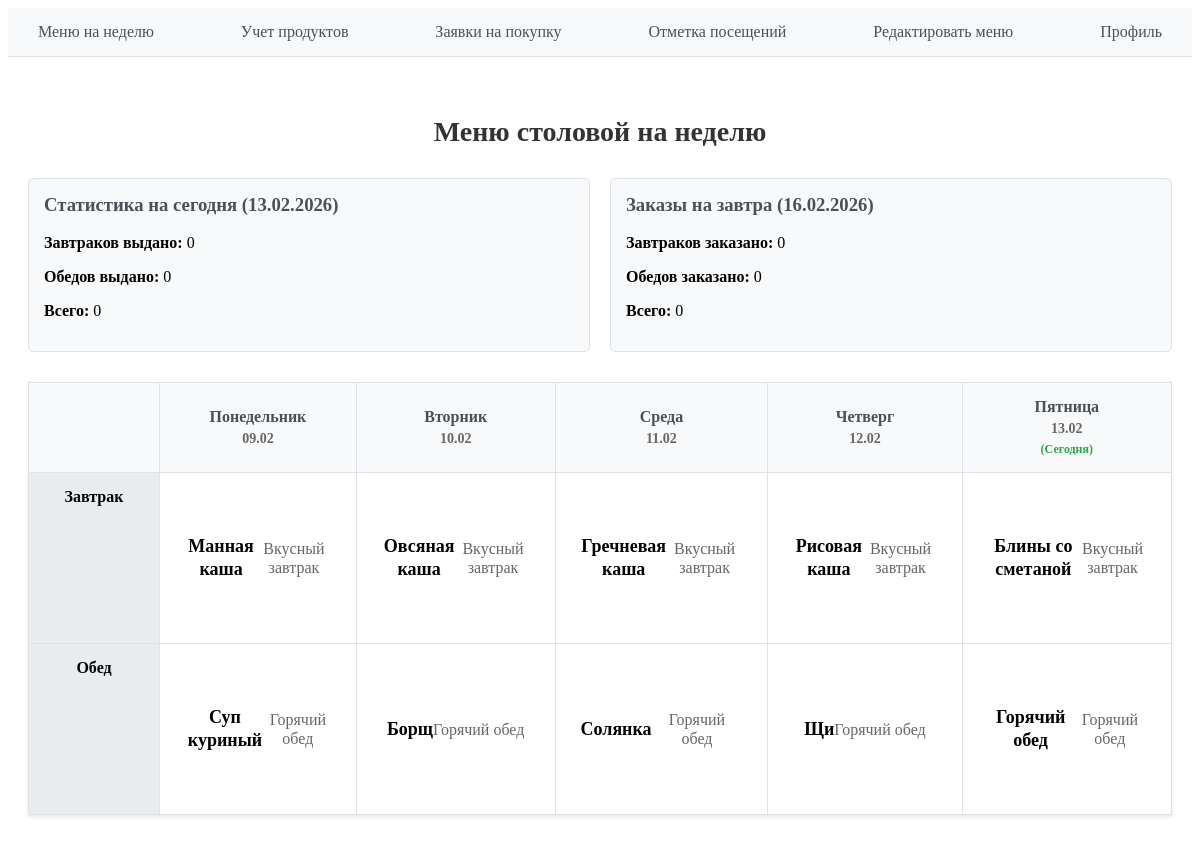
Page /cook_menu/ (signed in) on the committed database.
### tables this page shows
CREATE TABLE menu_dishes (
                id INTEGER PRIMARY KEY AUTOINCREMENT,
                day_of_week INTEGER,
                meal_type TEXT,
                dish_name TEXT,
                description TEXT
            );

### main.py (the view)
@app.route('/cook_menu/')
def cook_menu():
    if 'user' not in session:
        return redirect('/login_user_help/')
    user = session.get('user')
    if user['role'] != 'cook':
        return redirect('/')
    today = datetime.now()
    tomorrow = today + timedelta(days=1)
    tomorrow_weekday = tomorrow.weekday()
    if tomorrow_weekday >= 5:
        days_until_monday = (7 - today.weekday()) % 7
        next_monday = today + timedelta(days=days_until_monday)
        tomorrow = next_monday
        tomorrow_weekday = 0
    db = sql.connect('db_for_project.db')
    cursor = db.cursor()
    cursor.execute('''
        SELECT day_of_week, meal_type, dish_name, description
        FROM menu_dishes
        ORDER BY day_of_week, meal_type
    ''')
    menu_dishes = {}
    for row in cursor.fetchall():
        day, meal_type, dish_name, description = row
        if day not in menu_dishes:
            menu_dishes[day] = {}
        menu_dishes[day][meal_type] = {'name': dish_name, 'description': description}
    cursor.execute('''
        SELECT meal_type, COUNT(*) as count
        FROM meal_payments
        WHERE day_of_week = ? AND date = ? AND status IN ('paid', 'attended')
        GROUP BY meal_type
    ''', (tomorrow_weekday, tomorrow.strftime('%Y-%m-%d')))
    tomorrow_orders = {}
    for row in cursor.fetchall():
        meal_type, count = row
        tomorrow_orders[meal_type] = count
    cursor.execute('''
        SELECT meal_type, COUNT(*) as count
        FROM meal_payments
        WHERE date = ? AND status = 'attended'
        GROUP BY meal_type
    ''', (today.strftime('%Y-%m-%d'),))
    today_stats = {}
    for row in cursor.fetchall():
        meal_type, count = row
        today_stats[meal_type] = count
    db.close()
    week_days = ['Понедельник', 'Вторник', 'Среда', 'Четверг', 'Пятница']
    table_data = []
    start_of_week = today - timedelta(days=today.weekday())
    for day_idx in range(5):
        current_date = start_of_week + timedelta(days=day_idx)
        is_today = (current_date.date() == today.date())
        is_tomorrow = (current_date.date() == tomorrow.date())
        day_data = {
            'day_name': week_days[day_idx],
            'date': current_date.strftime('%d.%m'),
            'date_full': current_date.strftime('%Y-%m-%d'),
            'breakfast_dish': menu_dishes.get(day_idx, {}).get('breakfast',
                                                               {'name': 'Завтрак', 'description': 'Не указано'}),
            'lunch_dish': menu_dishes.get(day_idx, {}).get('lunch', {'name': 'Обед', 'description': 'Не указано'}),
            'is_today': is_today,
            'is_tomorrow': is_tomorrow
        }
        table_data.append(day_data)
    return render_template('cook_menu.html',
                           user=user,
                           table_data=table_data,
                           tomorrow_orders=tomorrow_orders,
                           today_stats=today_stats,
                           tomorrow_date=tomorrow.strftime('%d.%m.%Y'),
                           today_date=today.strftime('%d.%m.%Y'))

### templates/cook_menu.html (shortened to what this page needs)
{% extends "base.html" %}
{% block content %}
<div class="menu-container">
    <h1 class="menu-title">Меню столовой на неделю</h1>
    <div style="display: grid; grid-template-columns: repeat(2, 1fr); gap: 20px; margin: 30px 0;">
        <div style="border: 1px solid #dee2e6; padding: 15px; border-radius: 5px; background-color: #f8f9fa;">
            <h3 style="margin-top: 0; color: #495057;">Статистика на сегодня ({{ today_date }})</h3>
            <p><strong>Завтраков выдано:</strong> {{ today_stats.get('breakfast', 0) }}</p>
            <p><strong>Обедов выдано:</strong> {{ today_stats.get('lunch', 0) }}</p>
            <p><strong>Всего:</strong> {{ today_stats.get('breakfast', 0) + today_stats.get('lunch', 0) }}</p>
        </div>
        <div style="border: 1px solid #dee2e6; padding: 15px; border-radius: 5px; background-color: #f8f9fa;">
            <h3 style="margin-top: 0; color: #495057;">Заказы на завтра ({{ tomorrow_date }})</h3>
            <p><strong>Завтраков заказано:</strong> {{ tomorrow_orders.get('breakfast', 0) }}</p>
            <p><strong>Обедов заказано:</strong> {{ tomorrow_orders.get('lunch', 0) }}</p>
            <p><strong>Всего:</strong> {{ tomorrow_orders.get('breakfast', 0) + tomorrow_orders.get('lunch', 0) }}</p>
        </div>
    </div>
    <table class="menu-table">
        <thead>
            <tr>
                <th class="empty-cell"></th>
                {% for day in table_data %}
                <th>
                    <div style="font-weight: bold; margin-bottom: 5px;">{{ day.day_name }}</div>
                    <div style="font-size: 14px; color: #666;">{{ day.date }}</div>
                    {% if day.is_today %}
                    <div style="color: #28a745; font-size: 12px; margin-top: 5px;">(Сегодня)</div>
                    {% elif day.is_tomorrow %}
                    <div style="color: #17a2b8; font-size: 12px; margin-top: 5px;">(Завтра)</div>
                    {% endif %}
                </th>
                {% endfor %}
            </tr>
        </thead>
        <tbody>
            <tr>
                <td class="meal-time">Завтрак</td>
                {% for day in table_data %}
                <td class="meal-item">
                    <div class="meal-content">
                        <div class="meal-text">
                            <strong style="font-size: 16px;">{{ day.breakfast_dish.name }}</strong><br>
                            <small style="font-size: 14px; color: #666;">{{ day.breakfast_dish.description }}</small>
                        </div>
                    </div>
                </td>
                {% endfor %}
            </tr>
            <tr>
                <td class="meal-time">Обед</td>
                {% for day in table_data %}
                <td class="meal-item">
                    <div class="meal-content">
                        <div class="meal-text">
                            <strong style="font-size: 16px;">{{ day.lunch_dish.name }}</strong><br>
                            <small style="font-size: 14px; color: #666;">{{ day.lunch_dish.description }}</small>
                        </div>
                    </div>
                </td>
                {% endfor %}
            </tr>
        </tbody>
    </table>
</div>
{% endblock %}

### static/css/style.css (style rules this page uses)
.menu-container { padding: 40px 20px; max-width: 1200px; margin: 0 auto; }
.menu-title { text-align: center; margin-bottom: 30px; font-size: 24px; color: #333; }
.menu-table { width: 100%; border-collapse: collapse; margin-top: 20px; box-shadow: 0 2px 4px rgba(0,0,0,0.1); }
.menu-table th { background-color: #f8f9fa; padding: 15px; text-align: center; border: 1px solid #dee2e6; font-weight: bold; color: #495057; }
.menu-table td { padding: 15px; text-align: center; border: 1px solid #dee2e6; vertical-align: top; height: 120px; cursor: pointer; transition: all 0.2s; }
.menu-table .empty-cell { background-color: #f8f9fa; font-weight: bold; cursor: default; }
.menu-table .meal-time { background-color: #e9ecef; font-weight: bold; width: 100px; cursor: default; }
.menu-table .meal-item { min-height: 120px; vertical-align: middle; }
.meal-content { height: 100%; display: flex; flex-direction: column; justify-content: space-between; }
.meal-text { flex-grow: 1; display: flex; align-items: center; justify-content: center; padding: 10px; font-size: 14px; }
.menu-table .meal-text strong { font-size: 18px !important; line-height: 1.3; }
.menu-table .meal-text small { font-size: 16px !important; line-height: 1.2; }
.menu-table td { height: 140px; }
.menu-title { text-align: center; margin-bottom: 30px; font-size: 28px; color: #333; }

### rows in the picture
menu_dishes: breakfast_dish.name "Манная каша", breakfast_dish.description "Вкусный завтрак"
menu_dishes: breakfast_dish.name "Овсяная каша", breakfast_dish.description "Вкусный завтрак"
menu_dishes: breakfast_dish.name "Гречневая каша", breakfast_dish.description "Вкусный завтрак"
menu_dishes: breakfast_dish.name "Рисовая каша", breakfast_dish.description "Вкусный завтрак"
menu_dishes: breakfast_dish.name "Блины со сметаной", breakfast_dish.description "Вкусный завтрак"
menu_dishes: lunch_dish.name "Суп куриный", lunch_dish.description "Горячий обед"
menu_dishes: lunch_dish.name "Борщ", lunch_dish.description "Горячий обед"
menu_dishes: lunch_dish.name "Солянка", lunch_dish.description "Горячий обед"
menu_dishes: lunch_dish.name "Щи", lunch_dish.description "Горячий обед"
menu_dishes: lunch_dish.name "Горячий обед", lunch_dish.description "Горячий обед"

### other values in the picture
{{ today_stats.get('breakfast', 0) }} "0"
{{ today_stats.get('lunch', 0) }} "0"
{{ today_stats.get('breakfast', 0) + today_stats.get('lunch', 0) }} "0"
{{ tomorrow_orders.get('breakfast', 0) }} "0"
{{ tomorrow_orders.get('lunch', 0) }} "0"
{{ tomorrow_orders.get('breakfast', 0) + tomorrow_orders.get('lunch', 0) }} "0"
{{ day.day_name }} "Понедельник" "Вторник" "Среда" "Четверг" "Пятница"
{{ day.date }} "09.02" "10.02" "11.02" "12.02" "13.02"
